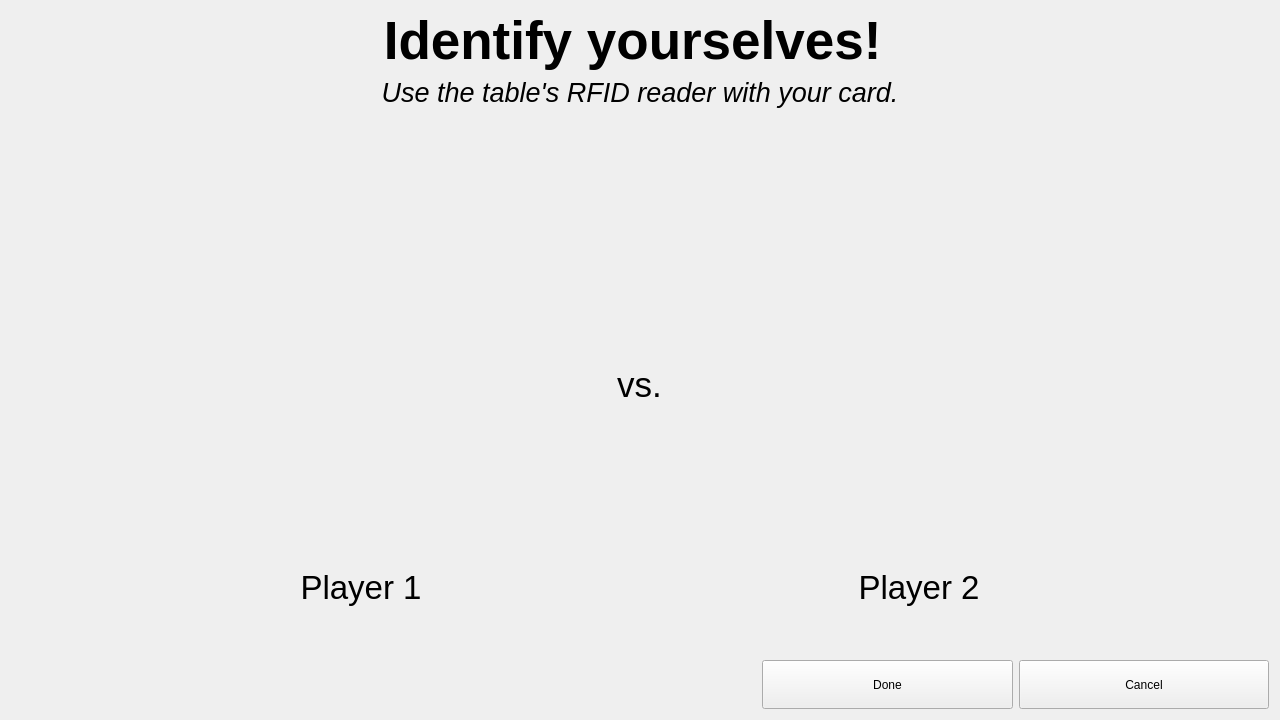
<?xml version="1.0" encoding="UTF-8"?>
<ui version="4.0">
 <class>Form</class>
 <widget class="QWidget" name="Form">
  <property name="geometry">
   <rect>
    <x>0</x>
    <y>0</y>
    <width>1280</width>
    <height>720</height>
   </rect>
  </property>
  <property name="windowTitle">
   <string>Form</string>
  </property>
  <layout class="QVBoxLayout" name="verticalLayout">
   <item>
    <widget class="QLabel" name="label_5">
     <property name="minimumSize">
      <size>
       <width>0</width>
       <height>32</height>
      </size>
     </property>
     <property name="font">
      <font>
       <pointsize>40</pointsize>
       <weight>75</weight>
       <bold>true</bold>
      </font>
     </property>
     <property name="text">
      <string>Identify yourselves! </string>
     </property>
     <property name="alignment">
      <set>Qt::AlignBottom|Qt::AlignHCenter</set>
     </property>
    </widget>
   </item>
   <item>
    <widget class="QLabel" name="label_6">
     <property name="font">
      <font>
       <pointsize>20</pointsize>
       <italic>true</italic>
      </font>
     </property>
     <property name="text">
      <string>Use the table's RFID reader with your card.</string>
     </property>
     <property name="alignment">
      <set>Qt::AlignHCenter|Qt::AlignTop</set>
     </property>
    </widget>
   </item>
   <item>
    <spacer name="verticalSpacer">
     <property name="orientation">
      <enum>Qt::Vertical</enum>
     </property>
     <property name="sizeHint" stdset="0">
      <size>
       <width>20</width>
       <height>40</height>
      </size>
     </property>
    </spacer>
   </item>
   <item>
    <layout class="QHBoxLayout" name="horizontalLayout">
     <item>
      <spacer name="horizontalSpacer_6">
       <property name="orientation">
        <enum>Qt::Horizontal</enum>
       </property>
       <property name="sizeHint" stdset="0">
        <size>
         <width>40</width>
         <height>20</height>
        </size>
       </property>
      </spacer>
     </item>
     <item>
      <spacer name="horizontalSpacer_2">
       <property name="orientation">
        <enum>Qt::Horizontal</enum>
       </property>
       <property name="sizeHint" stdset="0">
        <size>
         <width>40</width>
         <height>20</height>
        </size>
       </property>
      </spacer>
     </item>
     <item>
      <layout class="QVBoxLayout" name="verticalLayout_3">
       <item>
        <widget class="QLabel" name="imgP1">
         <property name="sizePolicy">
          <sizepolicy hsizetype="Preferred" vsizetype="Preferred">
           <horstretch>0</horstretch>
           <verstretch>0</verstretch>
          </sizepolicy>
         </property>
         <property name="minimumSize">
          <size>
           <width>300</width>
           <height>300</height>
          </size>
         </property>
         <property name="maximumSize">
          <size>
           <width>300</width>
           <height>300</height>
          </size>
         </property>
         <property name="text">
          <string/>
         </property>
         <property name="pixmap">
          <pixmap resource="assets.qrc">:/ui/img/placeholder_head.jpg</pixmap>
         </property>
         <property name="scaledContents">
          <bool>true</bool>
         </property>
        </widget>
       </item>
       <item>
        <spacer name="verticalSpacer_4">
         <property name="orientation">
          <enum>Qt::Vertical</enum>
         </property>
         <property name="sizeHint" stdset="0">
          <size>
           <width>20</width>
           <height>40</height>
          </size>
         </property>
        </spacer>
       </item>
       <item>
        <widget class="QLabel" name="lblP1">
         <property name="minimumSize">
          <size>
           <width>0</width>
           <height>32</height>
          </size>
         </property>
         <property name="font">
          <font>
           <pointsize>25</pointsize>
          </font>
         </property>
         <property name="text">
          <string>Player 1</string>
         </property>
         <property name="alignment">
          <set>Qt::AlignCenter</set>
         </property>
        </widget>
       </item>
      </layout>
     </item>
     <item>
      <spacer name="horizontalSpacer_8">
       <property name="orientation">
        <enum>Qt::Horizontal</enum>
       </property>
       <property name="sizeHint" stdset="0">
        <size>
         <width>40</width>
         <height>20</height>
        </size>
       </property>
      </spacer>
     </item>
     <item>
      <widget class="QLabel" name="label_7">
       <property name="font">
        <font>
         <pointsize>26</pointsize>
        </font>
       </property>
       <property name="text">
        <string>vs.</string>
       </property>
      </widget>
     </item>
     <item>
      <spacer name="horizontalSpacer">
       <property name="orientation">
        <enum>Qt::Horizontal</enum>
       </property>
       <property name="sizeHint" stdset="0">
        <size>
         <width>40</width>
         <height>20</height>
        </size>
       </property>
      </spacer>
     </item>
     <item>
      <layout class="QVBoxLayout" name="verticalLayout_4">
       <item>
        <widget class="QLabel" name="imgP1_2">
         <property name="sizePolicy">
          <sizepolicy hsizetype="Preferred" vsizetype="Preferred">
           <horstretch>0</horstretch>
           <verstretch>0</verstretch>
          </sizepolicy>
         </property>
         <property name="minimumSize">
          <size>
           <width>300</width>
           <height>300</height>
          </size>
         </property>
         <property name="maximumSize">
          <size>
           <width>300</width>
           <height>300</height>
          </size>
         </property>
         <property name="text">
          <string/>
         </property>
         <property name="pixmap">
          <pixmap resource="assets.qrc">:/ui/img/placeholder_head.jpg</pixmap>
         </property>
         <property name="scaledContents">
          <bool>true</bool>
         </property>
        </widget>
       </item>
       <item>
        <spacer name="verticalSpacer_2">
         <property name="orientation">
          <enum>Qt::Vertical</enum>
         </property>
         <property name="sizeHint" stdset="0">
          <size>
           <width>20</width>
           <height>100</height>
          </size>
         </property>
        </spacer>
       </item>
       <item>
        <widget class="QLabel" name="lblP2">
         <property name="minimumSize">
          <size>
           <width>0</width>
           <height>32</height>
          </size>
         </property>
         <property name="font">
          <font>
           <pointsize>25</pointsize>
          </font>
         </property>
         <property name="text">
          <string>Player 2</string>
         </property>
         <property name="alignment">
          <set>Qt::AlignCenter</set>
         </property>
        </widget>
       </item>
      </layout>
     </item>
     <item>
      <spacer name="horizontalSpacer_9">
       <property name="orientation">
        <enum>Qt::Horizontal</enum>
       </property>
       <property name="sizeHint" stdset="0">
        <size>
         <width>40</width>
         <height>20</height>
        </size>
       </property>
      </spacer>
     </item>
     <item>
      <spacer name="horizontalSpacer_7">
       <property name="orientation">
        <enum>Qt::Horizontal</enum>
       </property>
       <property name="sizeHint" stdset="0">
        <size>
         <width>40</width>
         <height>20</height>
        </size>
       </property>
      </spacer>
     </item>
    </layout>
   </item>
   <item>
    <spacer name="verticalSpacer_3">
     <property name="orientation">
      <enum>Qt::Vertical</enum>
     </property>
     <property name="sizeHint" stdset="0">
      <size>
       <width>20</width>
       <height>40</height>
      </size>
     </property>
    </spacer>
   </item>
   <item>
    <layout class="QHBoxLayout" name="horizontalLayout_2">
     <item>
      <spacer name="horizontalSpacer_4">
       <property name="orientation">
        <enum>Qt::Horizontal</enum>
       </property>
       <property name="sizeHint" stdset="0">
        <size>
         <width>40</width>
         <height>20</height>
        </size>
       </property>
      </spacer>
     </item>
     <item>
      <spacer name="horizontalSpacer_5">
       <property name="orientation">
        <enum>Qt::Horizontal</enum>
       </property>
       <property name="sizeHint" stdset="0">
        <size>
         <width>40</width>
         <height>20</height>
        </size>
       </property>
      </spacer>
     </item>
     <item>
      <spacer name="horizontalSpacer_3">
       <property name="orientation">
        <enum>Qt::Horizontal</enum>
       </property>
       <property name="sizeHint" stdset="0">
        <size>
         <width>40</width>
         <height>20</height>
        </size>
       </property>
      </spacer>
     </item>
     <item>
      <widget class="QPushButton" name="btnDone">
       <property name="sizePolicy">
        <sizepolicy hsizetype="Expanding" vsizetype="Expanding">
         <horstretch>0</horstretch>
         <verstretch>0</verstretch>
        </sizepolicy>
       </property>
       <property name="text">
        <string>Done</string>
       </property>
      </widget>
     </item>
     <item>
      <widget class="QPushButton" name="btnCancel">
       <property name="sizePolicy">
        <sizepolicy hsizetype="Expanding" vsizetype="Preferred">
         <horstretch>0</horstretch>
         <verstretch>0</verstretch>
        </sizepolicy>
       </property>
       <property name="minimumSize">
        <size>
         <width>0</width>
         <height>32</height>
        </size>
       </property>
       <property name="text">
        <string>Cancel</string>
       </property>
      </widget>
     </item>
    </layout>
   </item>
  </layout>
 </widget>
 <resources>
  <include location="assets.qrc"/>
 </resources>
 <connections/>
</ui>
